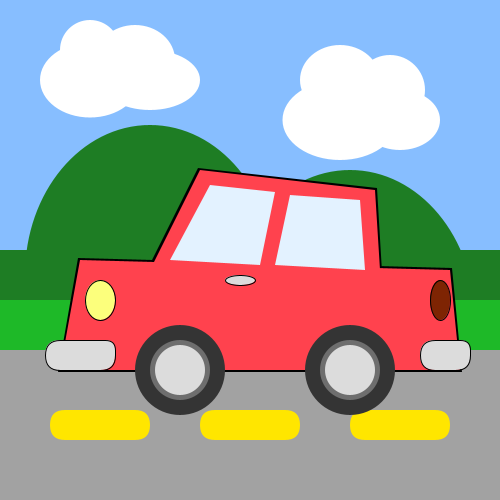
Frame 1 (no input)
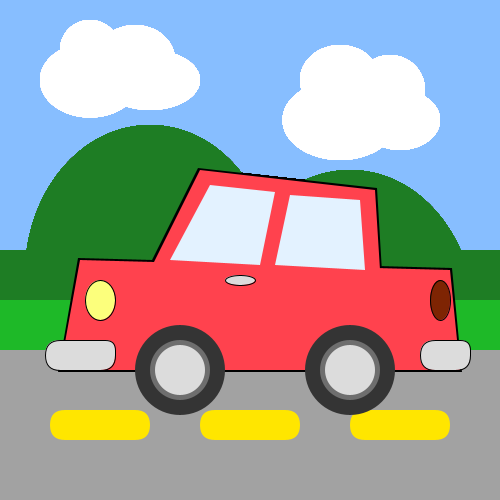
Frame 60 (the mouse pressed at the canvas centre just before this capture)
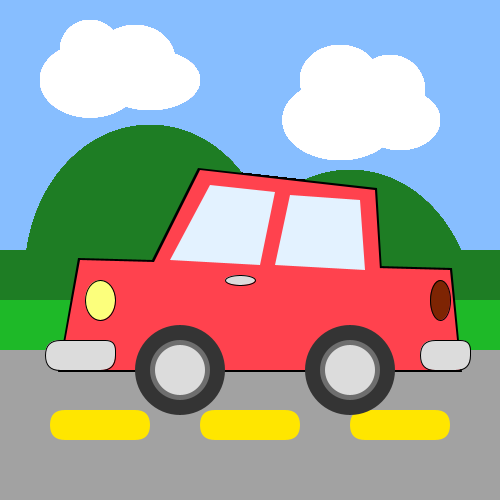
Frame 120 (the mouse held since frame 60 and released just before this capture)

The Processing sketch that drew these frames (run headless with seeded random() and noise(); from frame 60 on, the mouse is pressed at the canvas centre):

// Processing sketch: processing_104821
// ── processing_104821.pde

void setup()
{
  size(500, 500);
  smooth();
  background(135, 190, 255);  //sky
}


void draw()
{
  noStroke();
  fill(30, 125, 36); //dark green
  rect(0, 250, 500, 50);
  fill(30, 125, 36); //big moutain
  ellipse(150, 275, 250, 300);
  fill(30, 125, 36); //small moutain
  ellipse(350, 320, 250, 300);
  fill(255); //cloud 1
  rect(80, 50, 100, 40, 90);
  fill(255); //white circle1
  ellipse(90, 50, 60, 60);
  fill(255); //white circle2
  ellipse(135, 60, 80, 70);
  fill(255); //white circle3
  ellipse(90, 80, 100, 75);
  fill(255); //white circle4
  ellipse(150, 80, 100, 60);
  fill(255); //cloud 2
  rect(320, 80, 100, 60, 90);
  fill(255); //white circle1
  ellipse(340, 80, 80, 70);
  fill(255); //white circle2
  ellipse(390, 90, 70, 70);
  fill(255); //white circle3
  ellipse(340, 120, 115, 80);
  fill(255); //white circle4
  ellipse(400, 120, 80, 60);
  fill(162, 162, 162); //ground
  rect(0, 350, 500, 150);
  fill(30, 185, 40); //light green
  rect(0, 300, 500, 50);
  fill(255, 230, 0); //yellow stripe1
  rect(50, 410, 100, 30, 20);
  fill(255, 230, 0); //yellow stripe2
  rect(200, 410, 100, 30, 20);
  fill(255, 230, 0); //yellow stripe3
  rect(350, 410, 100, 30, 20);

  //car-body
  fill(0);
  quad(78, 258, 452, 268, 462, 372, 58, 372 );
  fill(0);
  quad(198, 168, 377, 188, 382, 272, 148, 268 );
  fill(255, 66, 78);
  quad(80, 260, 450, 270, 460, 370, 60, 370 );
  fill(255, 66, 78);
  quad(200, 170, 375, 190, 380, 270, 150, 270);

  //car-windows
  fill(227, 242, 255);
  quad(210, 185, 275, 192, 260, 265, 170, 260);
  fill(227, 242, 255);
  quad(290, 195, 360, 200, 365, 270, 275, 265);
  //tires
  fill(52, 52, 52);
  ellipse(180, 370, 90, 90);
  fill(52, 52, 52);
  ellipse(350, 370, 90, 90);
  fill(110, 110, 110);
  ellipse(180, 370, 60, 60);
  fill(110, 110, 110);
  ellipse(350, 370, 60, 60);
  fill(220, 220, 220);
  ellipse(180, 370, 50, 50);
  fill(220, 220, 220);
  ellipse(350, 370, 50, 50);

  //others
  stroke(0);
  fill(220, 220, 220);
  rect(45, 340, 70, 30, 18, 10, 16, 20);
  fill(220, 220, 220);
  rect(420, 340, 50, 30, 18, 10, 16, 20);
  fill(252, 255, 124);
  ellipse(100, 300, 30, 40);
  fill(126, 36, 3);
  ellipse(440, 300, 20, 40);
  fill(220, 220, 220);
  ellipse(240, 280, 30, 10);
}
